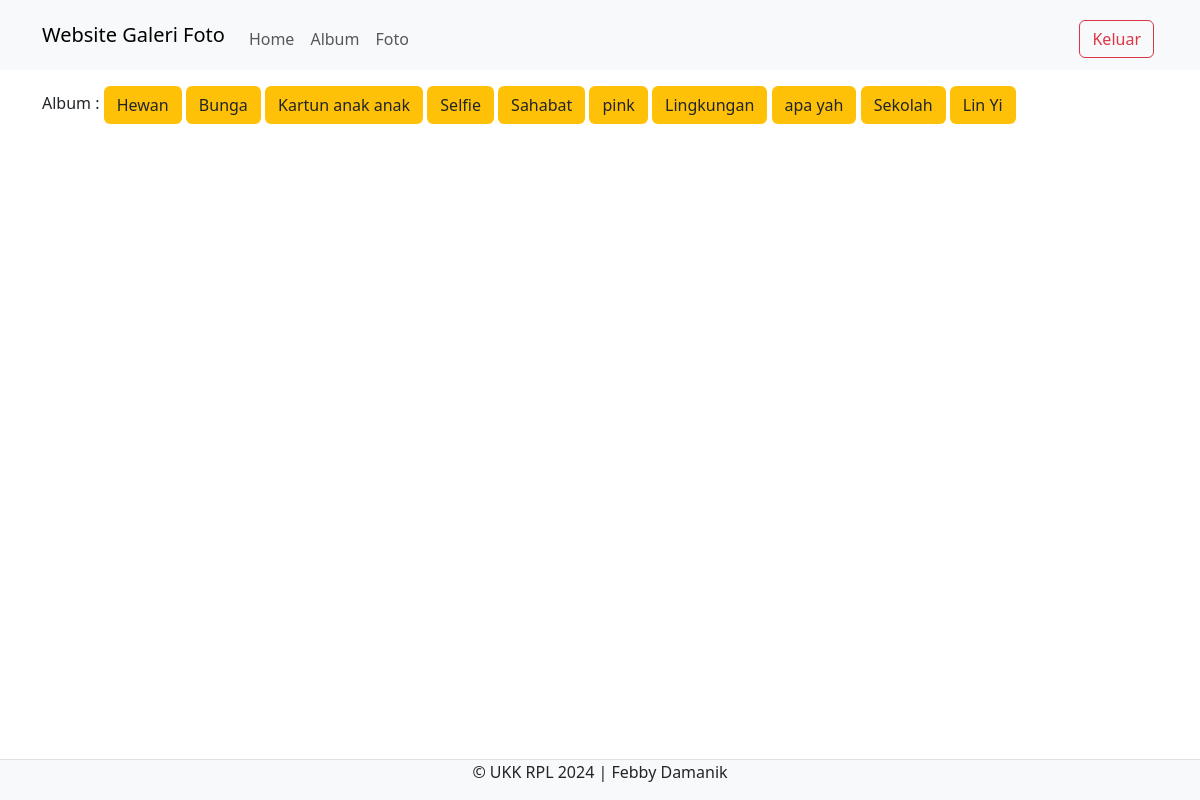
The page /admin/home.php?albumid=25 (signed in) on the database its author committed.
### tables this page shows
CREATE TABLE `album` (
  `albumid` int(11) NOT NULL,
  `namaalbum` varchar(255) NOT NULL,
  `deskripsi` text NOT NULL,
  `tanggaldibuat` date NOT NULL,
  `userid` int(11) NOT NULL
);

### admin/home.php (the view, shortened to what this page needs)
<?php
$userid = $_SESSION['userid'];
include '../config/koneksi.php';
?>
<!DOCTYPE html>
<html lang="en">
<head>
    <link rel="stylesheet" type="text/css" href="../assets/css/bootstrap.min.css">
    <link rel="stylesheet" href="https://cdnjs.cloudflare.com/ajax/libs/font-awesome/6.5.1/css/all.min.css"/>
</head>
<body>
<nav class="navbar navbar-expand-lg bg-body-tertiary">
    <div class="container">
      <a class="navbar-brand" href="index.php">Website Galeri Foto</a>
      <div class="collapse navbar-collapse mt-2" id="navbarNavAltMarkup">
        <div class="navbar-nav me-auto">
          <a href="home.php" class="nav-link">Home</a>
          <a href="album.php" class="nav-link">Album</a>
          <a href="foto.php" class="nav-link">Foto</a>
        </div>
        <a href="../config/aksi_logout.php" class="btn btn-outline-danger m-1">Keluar</a>
  </div>
</nav>
<div class="container mt-3">
Album :
<?php
$album = mysqli_query($koneksi, "SELECT * FROM album WHERE userid='$userid'");
while($row = mysqli_fetch_array($album)){ ?>
<a href="home.php?albumid=<?php echo $row['albumid'] ?>" class="bg-warning btn btn-outline"><?php echo $row['namaalbum'] ?></a>
<?php } ?>
</div>
<footer class="d-flex justify-content-center border-top mt-3 bg-light fixed-bottom">
<p>&copy; UKK RPL 2024 | Febby Damanik</p>
</footer>
</body>
</html>

### rows shown on the page
album: namaalbum "Hewan"
album: namaalbum "Bunga"
album: namaalbum "Kartun anak anak"
album: namaalbum "Selfie"
album: namaalbum "Sahabat"
album: namaalbum "pink"
album: namaalbum "Lingkungan"
album: namaalbum "apa yah"
album: namaalbum "Sekolah"
album: namaalbum "Lin Yi"
